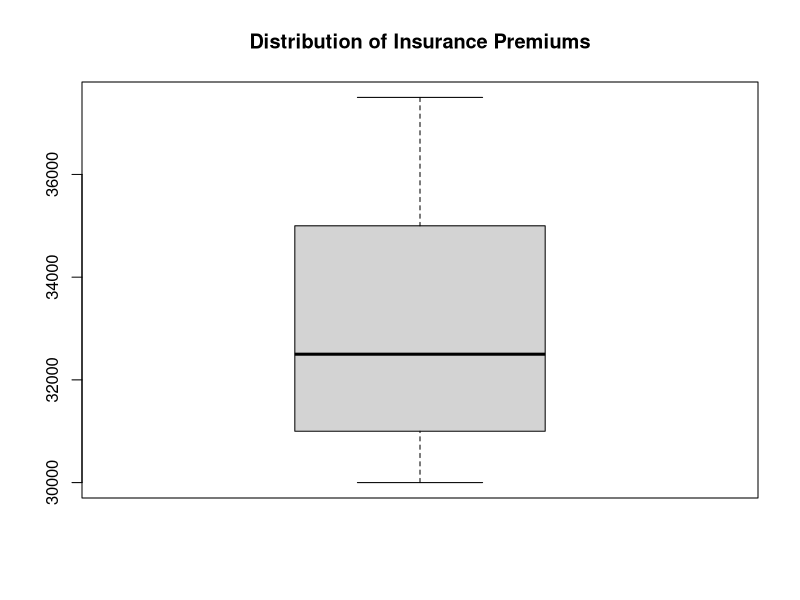

This chart was generated by the following R code:
# Loading libraries
library(tidyverse)   #data manipulation and visualization
library(lubridate)   #data handling

# 1. Import the raw data
data <- read.csv("data/insurance_data.csv")

# 2. Inspect data (structure, statistical summary)
str(data)   
summary(data)
head(data)

# 3. Rename columns (for clarity)
data <- data %>%
  rename(
    year = Year,
    premium = Insurance..premium.KES. ,
    inflation = Inflation..Rate... ,
    interest = Interest..Rate... ,
    gdp_growth = GDP.Growth.Rate...
    
  )

# 4. Fix data types
data$year <- as.integer(data$year)

# 5. Check missing values
colSums(is.na(data))   #count missing values per col

# 6. Check for outliers
boxplot(data$premium,
        main = "Distribution of Insurance Premiums")  #outliers retained as they reflect real market variations

# 7. Create derived variables
data <- data %>%
  arrange(year) %>%   #ensure correct time order
  mutate(
    log_premium = log(premium),   #stabilize variance
    premium_growth = (premium - lag(premium)) / lag(premium)  #year-on-year growth
  )

#Ensure data directory exist
if(!dir.exists("data")){
  dir.create("data")
}
# 8. save cleaned data
write.csv(data, "data/cleaned_insurance_data.csv", row.names = FALSE)
